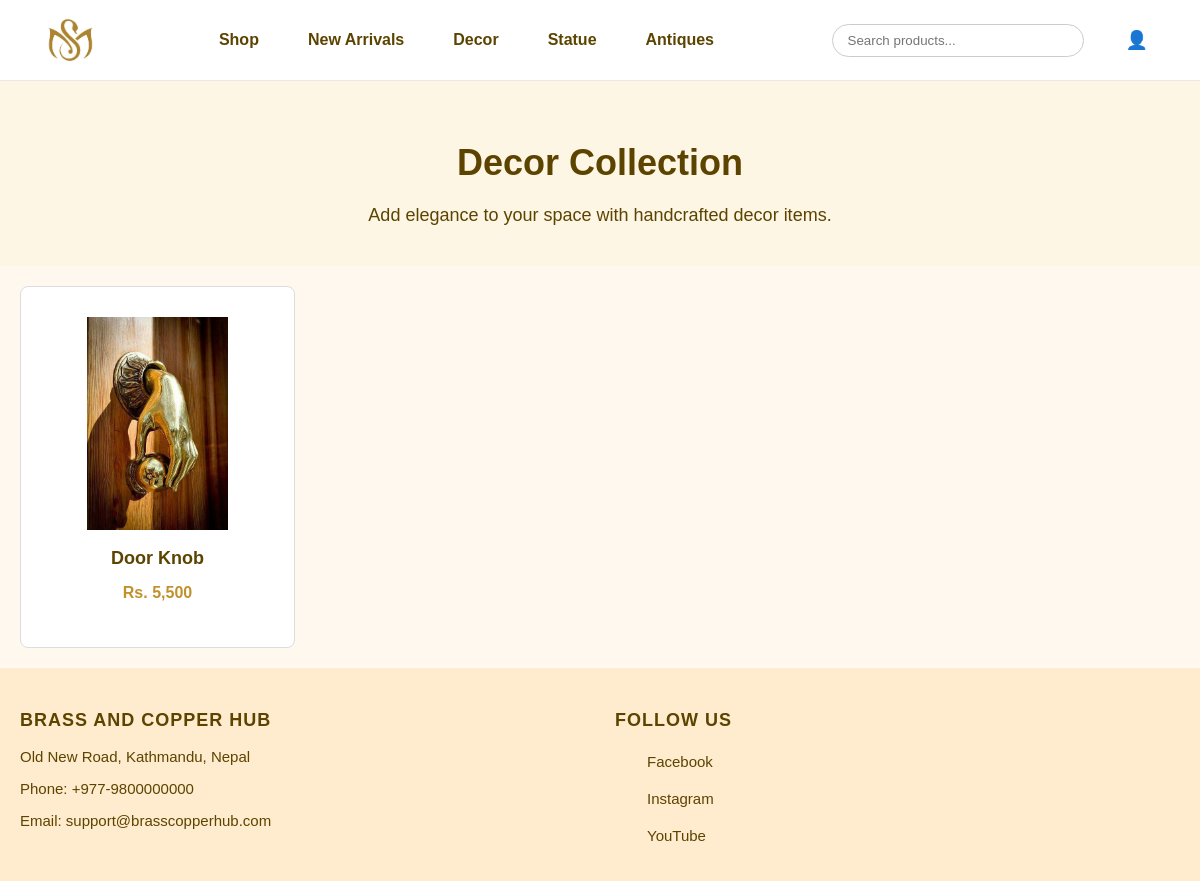
The page /decor.php on the database its author committed.
### tables this page shows
CREATE TABLE `products` (
  `id` int(11) NOT NULL,
  `name` varchar(100) NOT NULL,
  `description` text DEFAULT NULL,
  `price` decimal(10,2) NOT NULL,
  `image` varchar(255) DEFAULT NULL,
  `category_id` int(11) DEFAULT NULL
);

### decor.php (the view, shortened to what this page needs)
<?php
include 'db.php';
$category_name = 'Decor';
$sql = "SELECT p.* FROM products p
        JOIN categories c ON p.category_id = c.id
        WHERE c.name = ?
        ORDER BY p.id DESC";
$stmt = $conn->prepare($sql);
$stmt->bind_param("s", $category_name);
$stmt->execute();
$result = $stmt->get_result();
?>
<!DOCTYPE html>
<html lang="en">
<head>
  <link rel="stylesheet" href="shop.css" />
  <link rel="stylesheet" href="style.css" />
</head>
<body>
<?php include 'navbar.php'; ?>
<section class="shop-hero">
  <h1>Decor Collection</h1>
  <p>Add elegance to your space with handcrafted decor items.</p>
</section>
<div class="container">
<section class="product-grid">
  <?php if ($result->num_rows > 0): ?>
    <?php while ($product = $result->fetch_assoc()): ?>
      <div class="product-card"
           data-name="<?php echo htmlspecialchars($product['name']); ?>"
           data-price="<?php echo $product['price']; ?>"
           data-description="<?php echo htmlspecialchars($product['description']); ?>"
           data-image="image/<?php echo htmlspecialchars($product['image']); ?>"
           data-id="<?php echo $product['id']; ?>"
           onclick="openModal(this)">
           <div class="product-image-wrapper">
        <img src="image/<?php echo htmlspecialchars($product['image']); ?>" alt="<?php echo htmlspecialchars($product['name']); ?>">
    </div>
        <h3><?php echo htmlspecialchars($product['name']); ?></h3>
        <p class="price">Rs. <?php echo number_format($product['price']); ?></p>
      </div>
    <?php endwhile; ?>
  <?php else: ?>
    <p>No decor items found in this category.</p>
  <?php endif; ?>
</section>
</div>
<?php include 'footer.php'; ?>
</body>
</html>

### shop.css (style rules this page uses)
body { margin: 0; font-family: Arial, sans-serif; background-color: #fff8ee; color: #5c4400; font-size: 18px; }
.shop-hero { text-align: center; padding: 20px 20px; background-color: #fef6e4; color: #5c4400; }
.shop-hero h1 { font-size: 36px; margin-bottom: 10px; }
.shop-hero p { font-size: 18px; margin-top: 0; }
.product-grid { display: grid; grid-template-columns: repeat(auto-fill, minmax(270px, 1fr)); gap: 20px; justify-content: center; padding: 20px; max-width: 1200px; margin: 0 auto; }
.product-card { border: 1px solid #ddd; padding: 30px; border-radius: 8px; background-color: #fff; transition: transform 0.2s; text-align: center; }
.product-image-wrapper { background-color: #fff; aspect-ratio: 1 / 1; overflow: hidden; margin-bottom: 15px; border-radius: 6px; }
.product-image-wrapper img { width: 100%; height: 100%; object-fit: contain; object-position: center; }
.product-card h3 { font-size: 18px; margin-bottom: 10px; color: #5c4400; }
.product-card .price { color: #c1912c; font-weight: bold; margin-bottom: 15px; font-size: 16px; }

### style.css (style rules this page uses)
body { margin: 0; padding: 0; font-family: Arial, sans-serif; background-color: #fff8ee; color: #5c4400; width: 100%; font-size: 18px; }
h1 { font-size: 50px; line-height: 64px; color: #5c4400; }
p { font-size: 16px; margin: 15px 0 20px 0; color: #5c4400; }

### rows shown on the page
products: image (picture), name "Door Knob", price "5,500"
